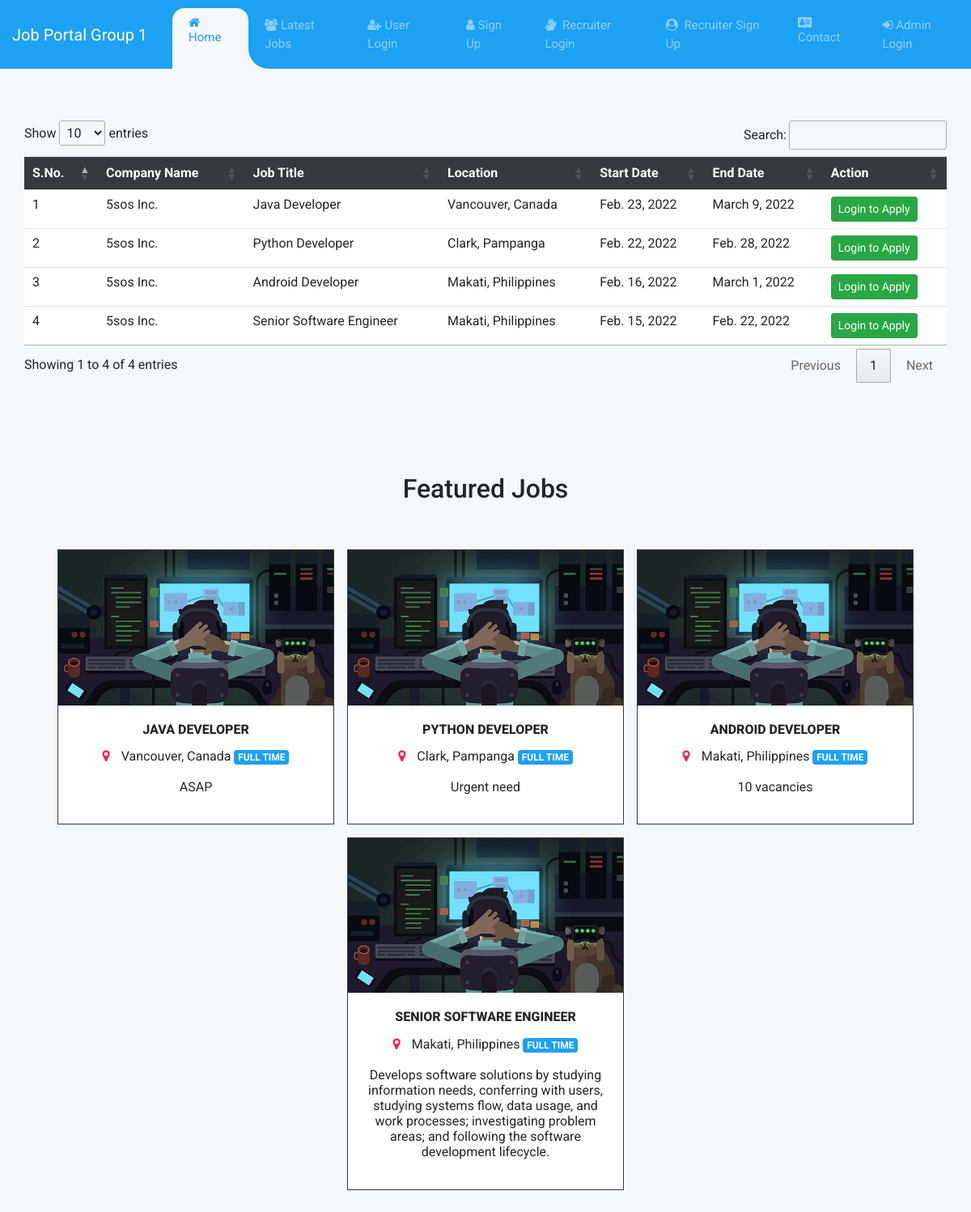
The page / on the database its author committed.
### job/models.py (models this page shows, shortened)
class Job(models.Model):
    recruiter = models.ForeignKey(Recruiter, on_delete=models.CASCADE)
    start_date = models.DateField()
    end_date = models.DateField()
    title = models.CharField(max_length=100)
    salary = models.FloatField(max_length=20)
    image = models.FileField()
    description = models.CharField(max_length=300)
    experience = models.CharField(max_length=50)
    location = models.CharField(max_length=100)
    skills = models.CharField(max_length=100)
    creationdate = models.DateField()

class Recruiter(models.Model):
    user = models.ForeignKey(User, on_delete=models.CASCADE)
    mobile = models.CharField(max_length=15, null=True)
    image = models.FileField(null=True)
    gender = models.CharField(max_length=10, null=True)
    company= models.CharField(max_length=100, null=True)
    type = models.CharField(max_length=15, null=True)
    status = models.CharField(max_length=20, null=True)

### job/views.py (the view)
# urls.py: path('', index, name="index"),
def index(request):
    job = Job.objects.all().order_by('-start_date')
    d = {'job': job}
    return render(request, 'index.html', d)

### job/templates/index.html (shortened to what this page needs)
{% load static %} {% block body %} {% include 'navigation.html' %}
<link
  rel="stylesheet"
  href="https://cdn.datatables.net/1.11.4/css/jquery.dataTables.min.css"
/>
<link
  rel="stylesheet"
  href="https://cdn.datatables.net/buttons/2.2.2/css/buttons.dataTables.min.css"
/>
<div class="container table-container">
  <table class="table table-hover" id="example">
    <thead>
      <tr style="background-color: #343a40; color: white">
        <th>S.No.</th>
        <th>Company Name</th>
        <th>Job Title</th>
        <th>Location</th>
        <th>Start Date</th>
        <th>End Date</th>
        <th>Action</th>
      </tr>
    </thead>
    <tbody>
      {% for i in job %}
      <tr style="background-color: #fff">
        <td>{{forloop.counter}}</td>
        <td>{{i.recruiter.company}}</td>
        <td>{{i.title}}</td>
        <td>{{i.location}}</td>
        <td>{{i.start_date}}</td>
        <td>{{i.end_date}}</td>
        <td>
          <a href="{% url 'user_login'%}" class="btn btn-success btn-sm"
            >Login to Apply</a
          >
        </td>
      </tr>
      {% endfor %}
    </tbody>
  </table>
</div>
<section class="our-placed-students">
  <div class="container">
    <h2 class="text-center">Featured Jobs</h2>
    <div class="row">
      {% for i in job %}
      <div class="mb-0.5 bg-dark-custom-surface">
        <div class="card text-center">
          <img src="{% static 'images/game_dev.jpg' %}" class="img-fluid" />
        </div>
        <div class="card-body">
          <h6 class="card-title">{{i.title}}</h6>
          <p class="card-location">
            <i class="fa fa-map-marker job__location"></i>
            {{i.location}}
            <span class="badge featured-badge">Full time</span>
          </p>
          <p class="card-details">
            {{ i.description }}
          </p>
        </div>
      </div>
      {% endfor %}
    </div>
  </div>
</section>
{% endblock %}

### job/templates/navigation.html (style rules this page uses)
body { font-family: 'Roboto', sans-serif; }
* { margin: 0; padding: 0; }
i { margin-right: 10px; }

### job/templates/index.html (style rules this page uses)
* { box-sizing: border-box; margin: 0; padding: 0; }
body { background-color: #F5F8FA; }
.our-placed-students { padding: 3rem 0 6rem 0; }
.our-placed-students h2 { padding-bottom: 3rem; }
.card-title { text-align: center; text-transform: uppercase; font-weight: 800; cursor: pointer; transition: color 300ms ease; }
.card-details { color: rgb(33, 37, 41); line-height: 1.2; text-align: center; }
.bg-dark-custom-surface { background: #fff; padding: 0; border: 1px solid #343a40; }
.card { border-radius: 0; border: none; overflow: hidden; cursor: pointer; }
.row { gap: 1rem; box-sizing: border-box; }
.our-placed-students .row>div { width: 30%; }
.row { justify-content: center; }
.table-container { padding: 4rem 0; }
.card-location { text-align: center; }
.badge { background-color: #1DA1F2; color: #fff; text-transform: uppercase; }
.fa-map-marker { color: #F41F4E; }

### rows shown on the page
Job: recruiter.company "5sos Inc.", title "Java Developer", location "Vancouver, Canada", start_date "Feb. 23, 2022", end_date "March 9, 2022", title "JAVA DEVELOPER", description "ASAP"
Job: recruiter.company "5sos Inc.", title "Python Developer", location "Clark, Pampanga", start_date "Feb. 22, 2022", end_date "Feb. 28, 2022", title "PYTHON DEVELOPER", description "Urgent need"
Job: recruiter.company "5sos Inc.", title "Android Developer", location "Makati, Philippines", start_date "Feb. 16, 2022", end_date "March 1, 2022", title "ANDROID DEVELOPER", description "10 vacancies"
Job: recruiter.company "5sos Inc.", title "Senior Software Engineer", location "Makati, Philippines", start_date "Feb. 15, 2022", end_date "Feb. 22, 2022", title "SENIOR SOFTWARE ENGINEER", description "Develops software solutions by studying information needs, conferring with users, studying systems flow, data usage, and work processes; investigating problem areas; and following the software development lifecycle."
